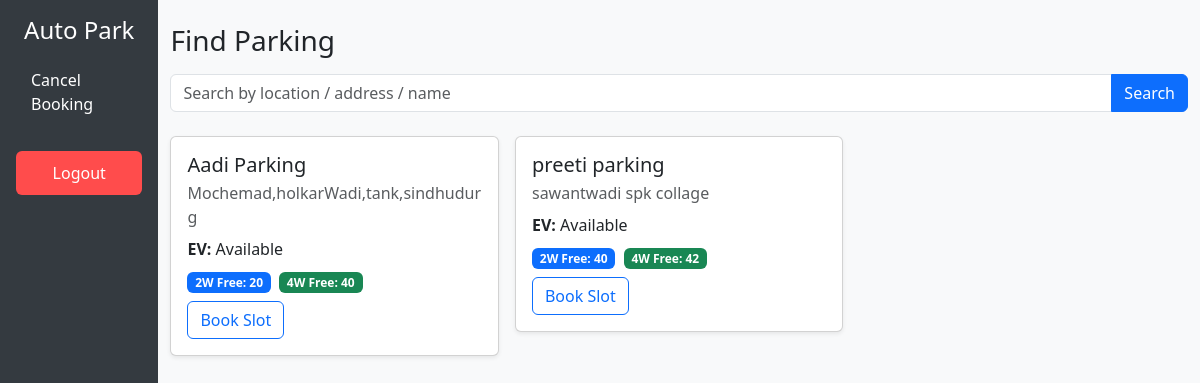
Page /user_dashboard.php (signed in) on the committed database.
### tables this page shows
CREATE TABLE `parking_requests` (
  `id` int(11) NOT NULL,
  `owner_id` int(11) DEFAULT NULL,
  `owner_email` varchar(255) DEFAULT NULL,
  `parking_name` varchar(255) DEFAULT NULL,
  `address` text DEFAULT NULL,
  `mobile` varchar(20) DEFAULT NULL,
  `latitude` decimal(10,8) DEFAULT NULL,
  `longitude` decimal(11,8) DEFAULT NULL,
  `ev_support` enum('yes','no') DEFAULT 'no',
  `supported_vehicles` text DEFAULT NULL,
  `slot_2w` int(11) DEFAULT 0,
  `slot_4w` int(11) DEFAULT 0,
  `status` enum('waiting','approved','rejected') DEFAULT 'waiting',
  `requested_at` timestamp NOT NULL DEFAULT current_timestamp(),
  `location` varchar(255) DEFAULT NULL,
  `created_at` timestamp NOT NULL DEFAULT current_timestamp(),
  `floors` int(11) NOT NULL DEFAULT 1
);

### user_dashboard.php (the view, shortened to what this page needs)
<?php
require_once('db_config.php');
$q = isset($_GET['q']) ? trim($_GET['q']) : '';
$sql = "
  SELECT id, parking_name, address, ev_support, slot_2w, slot_4w, COALESCE(floors,1) AS floors
  FROM parking_requests
  WHERE status='approved'
";
$stmt = $conn->prepare($sql);
$stmt->execute();
$res = $stmt->get_result();
$parkings = $res->fetch_all(MYSQLI_ASSOC);
function availableCount($conn, $parking_id, $slot2, $slot4, $floors) {
  $active = [];
  $sql = "SELECT slot_number FROM bookings WHERE parking_id=? AND status='active' AND end_time > NOW()";
  $st = $conn->prepare($sql);
  $st->bind_param("i", $parking_id);
  $st->execute();
  $r = $st->get_result();
  $free2 = 0; $free4 = 0;
  for ($f=1; $f <= (int)$floors; $f++) {
    for ($i=1; $i <= (int)$slot2; $i++) {
      $id = "F{$f}-2W-{$i}";
      if (!isset($active[$id])) $free2++;
    }
    for ($i=1; $i <= (int)$slot4; $i++) {
      $id = "F{$f}-4W-{$i}";
      if (!isset($active[$id])) $free4++;
    }
  }
  return [$free2, $free4];
}
?>
<!DOCTYPE html>
<html>
<head>
  <link href="https://cdn.jsdelivr.net/npm/bootstrap@5.3.0/dist/css/bootstrap.min.css" rel="stylesheet"/>
</head>
<body class="bg-light">
<div class="d-flex">
  <div class="sidebar p-3">
    <h4 class="text-center">Auto Park</h4>
    <a href="cancel_booking.php">Cancel Booking</a>
    <a href="logout.php"
     style="display:block; margin-top:20px; padding:10px; background:#ff4c4c; color:#fff; text-align:center; border-radius:6px; text-decoration:none;">
    Logout
  </a>
  </div>
  <div class="container py-4">
    <h3 class="mb-3">Find Parking</h3>
    <form class="mb-4" method="get">
      <div class="input-group">
        <input type="text" name="q" class="form-control" placeholder="Search by location / address / name" value="<?= htmlspecialchars($q) ?>">
        <button class="btn btn-primary" type="submit">Search</button>
      </div>
    </form>
    <div class="row g-3">
      <?php foreach ($parkings as $p):
        [$free2, $free4] = availableCount($conn, $p['id'], $p['slot_2w'], $p['slot_4w'], $p['floors']);
        $totalAvailable = $free2 + $free4;
      ?>
        <div class="col-12 col-md-6 col-lg-4">
          <div class="card shadow-sm">
            <div class="card-body">
              <h5 class="card-title mb-1"><?= htmlspecialchars($p['parking_name']) ?></h5>
              <div class="text-muted mb-2"><?= htmlspecialchars($p['address']) ?></div>
              <div class="mb-2"><strong>EV:</strong> <?= $p['ev_support']==='yes' ? 'Available' : 'Not Available' ?></div>
              <div class="mb-2">
                <span class="badge bg-primary">2W Free: <?= $free2 ?></span>
                <span class="badge bg-success ms-1">4W Free: <?= $free4 ?></span>
              </div>
              <?php if ($totalAvailable > 0): ?>
                <a class="btn btn-outline-primary" href="user_book.php?parking_id=<?= (int)$p['id'] ?>">Book Slot</a>
              <?php else: ?>
                <button class="btn btn-secondary" disabled>No slots available</button>
              <?php endif; ?>
            </div>
          </div>
        </div>
      <?php endforeach; ?>
    </div>
  </div>
</div>
</body>
</html>

### user_dashboard.php (style rules this page uses)
body { background-color: #f8f9fa; }
.sidebar { height: 100vh; background: #343a40; color: white; }
.sidebar a { color: white; padding: 15px; display: block; text-decoration: none; }

### rows in the picture
parking_requests: parking_name "Aadi Parking", address "Mochemad,holkarWadi,tank,sindhudurg", ev_support "Available", free2 "20", free4 "40"
parking_requests: parking_name "preeti parking", address "sawantwadi spk collage", ev_support "Available", free2 "40", free4 "42"
